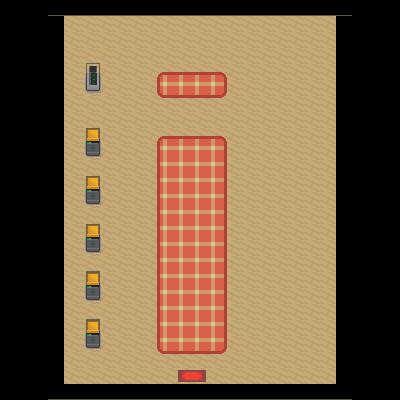

The image is a tile-based game level rendered from a .tmx file. Its description and complete source (layers, tilesets, objects, tile grids) follow:
An orthogonal 25x25 tile map with 16x16 px tiles, 3 tile layers (ground, walls, element) and 18 objects (10x collision, exit_house, spawn_house, graine1, graine2, ...).

<map version="1.10" tiledversion="1.11.2" orientation="orthogonal" renderorder="right-down" width="25" height="25" tilewidth="16" tileheight="16" infinite="0" nextlayerid="6" nextobjectid="19">
 <tileset firstgid="1" source="house.tsx" />
 <layer id="1" name="ground" width="25" height="25">
  <data encoding="csv">
0,0,0,300,300,300,300,300,300,300,300,300,300,300,300,300,300,300,300,300,300,300,0,0,0,
0,0,0,300,300,300,300,300,300,300,300,300,300,300,300,300,300,300,300,300,300,300,0,0,0,
0,0,0,300,300,300,300,300,300,300,300,300,300,300,300,300,300,300,300,300,300,300,0,0,0,
0,0,0,300,300,300,300,300,300,300,300,300,300,300,300,300,300,300,300,300,300,300,0,0,0,
0,0,0,300,300,300,300,300,300,300,300,300,300,300,300,300,300,300,300,300,300,300,0,0,0,
0,0,0,300,300,300,300,300,300,300,300,300,300,300,300,300,300,300,300,300,300,300,0,0,0,
0,0,0,300,300,300,300,300,300,300,300,300,300,300,300,300,300,300,300,300,300,300,0,0,0,
0,0,0,300,300,300,300,300,300,300,300,300,300,300,300,300,300,300,300,300,300,300,0,0,0,
0,0,0,300,300,300,300,300,300,300,300,300,300,300,300,300,300,300,300,300,300,300,0,0,0,
0,0,0,300,300,300,300,300,300,300,300,300,300,300,300,300,300,300,300,300,300,300,0,0,0,
0,0,0,300,300,300,300,300,300,300,300,300,300,300,300,300,300,300,300,300,300,300,0,0,0,
0,0,0,300,300,300,300,300,300,300,300,300,300,300,300,300,300,300,300,300,300,300,0,0,0,
0,0,0,300,300,300,300,300,300,300,300,300,300,300,300,300,300,300,300,300,300,300,0,0,0,
0,0,0,300,300,300,300,300,300,300,300,300,300,300,300,300,300,300,300,300,300,300,0,0,0,
0,0,0,300,300,300,300,300,300,300,300,300,300,300,300,300,300,300,300,300,300,300,0,0,0,
0,0,0,300,300,300,300,300,300,300,300,300,300,300,300,300,300,300,300,300,300,300,0,0,0,
0,0,0,300,300,300,300,300,300,300,300,300,300,300,300,300,300,300,300,300,300,300,0,0,0,
0,0,0,300,300,300,300,300,300,300,300,300,300,300,300,300,300,300,300,300,300,300,0,0,0,
0,0,0,300,300,300,300,300,300,300,300,300,300,300,300,300,300,300,300,300,300,300,0,0,0,
0,0,0,300,300,300,300,300,300,300,300,300,300,300,300,300,300,300,300,300,300,300,0,0,0,
0,0,0,300,300,300,300,300,300,300,300,300,300,300,300,300,300,300,300,300,300,300,0,0,0,
0,0,0,300,300,300,300,300,300,300,300,300,300,300,300,300,300,300,300,300,300,300,0,0,0,
0,0,0,300,300,300,300,300,300,300,300,300,300,300,300,300,300,300,300,300,300,300,0,0,0,
0,0,0,300,300,300,300,300,300,300,300,300,300,300,300,300,300,300,300,300,300,300,0,0,0,
0,0,0,300,300,300,300,300,300,300,300,300,300,300,300,300,300,300,300,300,300,300,0,0,0
</data>
 </layer>
 <layer id="2" name="walls" width="25" height="25">
  <data encoding="csv">
0,0,0,276,276,276,276,276,276,276,276,276,276,276,276,276,276,276,276,276,276,276,0,0,0,
0,0,0,274,0,0,0,0,0,0,0,0,0,0,0,0,0,0,0,0,0,274,0,0,0,
0,0,0,274,0,0,0,0,0,0,0,0,0,0,0,0,0,0,0,0,0,274,0,0,0,
0,0,0,274,0,0,0,0,0,0,0,0,0,0,0,0,0,0,0,0,0,274,0,0,0,
0,0,0,274,0,0,0,0,0,0,0,0,0,0,0,0,0,0,0,0,0,274,0,0,0,
0,0,0,274,0,0,0,0,0,0,0,0,0,0,0,0,0,0,0,0,0,274,0,0,0,
0,0,0,274,0,0,0,0,0,0,0,0,0,0,0,0,0,0,0,0,0,274,0,0,0,
0,0,0,274,0,0,0,0,0,0,0,0,0,0,0,0,0,0,0,0,0,274,0,0,0,
0,0,0,274,0,0,0,0,0,0,0,0,0,0,0,0,0,0,0,0,0,274,0,0,0,
0,0,0,274,0,0,0,0,0,0,0,0,0,0,0,0,0,0,0,0,0,274,0,0,0,
0,0,0,274,0,0,0,0,0,0,0,0,0,0,0,0,0,0,0,0,0,274,0,0,0,
0,0,0,274,0,0,0,0,0,0,0,0,0,0,0,0,0,0,0,0,0,274,0,0,0,
0,0,0,274,0,0,0,0,0,0,0,0,0,0,0,0,0,0,0,0,0,274,0,0,0,
0,0,0,274,0,0,0,0,0,0,0,0,0,0,0,0,0,0,0,0,0,274,0,0,0,
0,0,0,274,0,0,0,0,0,0,0,0,0,0,0,0,0,0,0,0,0,274,0,0,0,
0,0,0,274,0,0,0,0,0,0,0,0,0,0,0,0,0,0,0,0,0,274,0,0,0,
0,0,0,274,0,0,0,0,0,0,0,0,0,0,0,0,0,0,0,0,0,274,0,0,0,
0,0,0,274,0,0,0,0,0,0,0,0,0,0,0,0,0,0,0,0,0,274,0,0,0,
0,0,0,274,0,0,0,0,0,0,0,0,0,0,0,0,0,0,0,0,0,274,0,0,0,
0,0,0,274,0,0,0,0,0,0,0,0,0,0,0,0,0,0,0,0,0,274,0,0,0,
0,0,0,274,0,0,0,0,0,0,0,0,0,0,0,0,0,0,0,0,0,274,0,0,0,
0,0,0,274,0,0,0,0,0,0,0,0,0,0,0,0,0,0,0,0,0,274,0,0,0,
0,0,0,274,0,0,0,0,0,0,0,0,0,0,0,0,0,0,0,0,0,274,0,0,0,
0,0,0,274,0,0,0,0,0,0,0,0,0,0,0,0,0,0,0,0,0,274,0,0,0,
0,0,0,276,276,276,276,276,276,276,276,276,276,276,276,276,276,276,276,276,276,276,0,0,0
</data>
 </layer>
 <layer id="3" name="element" width="25" height="25">
  <data encoding="csv">
0,0,0,0,0,0,0,0,0,0,0,0,0,0,0,0,0,0,0,0,0,0,0,0,0,
0,0,0,0,0,0,0,0,0,0,0,0,0,0,0,0,0,0,0,0,0,0,0,0,0,
0,0,0,0,0,0,0,0,0,0,0,0,0,0,0,0,0,0,0,0,0,0,0,0,0,
0,0,0,0,0,288,289,0,0,0,0,0,0,0,0,0,0,0,0,0,0,0,0,0,0,
0,0,0,0,0,319,320,0,0,653,654,564,567,568,569,0,0,0,0,0,0,0,0,0,0,
0,0,0,0,0,350,351,0,0,715,716,717,691,692,693,0,0,0,0,0,0,0,0,0,0,
0,0,0,0,0,0,746,0,0,0,747,748,722,723,724,0,0,0,0,0,0,0,0,0,0,
0,0,0,0,0,0,0,0,0,0,0,0,0,0,0,0,0,0,0,0,0,0,0,0,0,
0,0,0,0,0,317,318,0,0,653,654,563,567,568,569,0,0,0,0,0,0,0,0,0,0,
0,0,0,0,0,348,349,0,0,684,685,686,629,630,631,0,0,0,0,0,0,0,0,0,0,
0,0,0,0,0,0,0,0,0,684,685,686,660,661,662,0,0,0,0,0,0,0,0,0,0,
0,0,0,0,0,317,318,0,0,684,685,686,598,599,600,0,0,0,0,0,0,0,0,0,0,
0,0,0,0,0,348,349,0,0,684,685,686,629,630,631,537,0,0,0,0,0,0,0,0,0,
0,0,0,0,0,0,0,0,0,684,685,686,660,661,662,0,0,0,0,0,0,0,0,0,0,
0,0,0,0,0,317,318,0,0,684,685,686,598,599,600,0,0,0,0,0,0,0,0,0,0,
0,0,0,0,0,348,349,0,0,684,685,686,629,630,631,0,0,0,0,0,0,0,0,0,0,
0,0,0,0,0,288,289,0,0,684,685,686,660,661,662,0,0,0,0,0,0,0,0,0,0,
0,0,0,0,0,317,318,0,0,684,685,686,598,599,600,0,0,0,0,0,0,0,0,0,0,
0,0,0,0,0,348,349,0,0,684,685,686,629,630,631,0,0,0,0,0,0,0,0,0,0,
0,0,0,0,0,288,289,0,0,684,685,686,660,661,662,0,755,0,0,0,0,0,0,0,0,
0,0,0,0,0,317,318,0,0,684,685,686,660,661,662,0,0,0,0,0,0,0,0,0,0,
0,0,0,0,0,348,349,0,0,715,716,717,691,692,693,0,0,0,0,0,0,0,0,0,0,
0,0,0,0,0,0,0,0,0,746,747,748,722,723,724,0,0,0,0,0,0,0,0,0,0,
0,0,0,0,0,0,0,0,0,0,0,495,496,0,0,0,0,0,0,0,0,0,0,0,0,
0,0,0,0,0,0,0,0,0,0,0,0,0,0,0,0,0,0,0,0,0,0,0,0,0
</data>
 </layer>
 <objectgroup id="4" name="Object">
  <object id="1" name="exit_house" x="179.647" y="370.412" width="27.4545" height="12" />
  <object id="2" name="spawn_house" x="191.845" y="359.081">
   <point />
  </object>
  <object id="3" type="collision" x="86.3275" y="144.476" width="13.7632" height="12.234" />
  <object id="4" type="collision" x="86.0727" y="192.902" width="13.7632" height="12.234" />
  <object id="5" type="collision" x="86.5824" y="240.819" width="13.7632" height="12.234" />
  <object id="6" type="collision" x="86.5824" y="287.716" width="13.7632" height="12.234" />
  <object id="7" type="collision" x="86.0727" y="336.142" width="13.7632" height="12.234" />
  <object id="8" name="graine1" x="79.9745" y="330.36" width="26.2632" height="23.484" />
  <object id="9" name="graine2" x="80.2245" y="282.735" width="26.2632" height="23.484" />
  <object id="10" name="graine3" x="80.4745" y="234.235" width="26.2632" height="23.484" />
  <object id="11" name="graine4" x="79.4745" y="187.235" width="26.2632" height="23.484" />
  <object id="12" name="graine5" x="79.7245" y="138.485" width="26.2632" height="23.484" />
  <object id="13" type="collision" x="48.6061" y="0.727273" width="16" height="400" />
  <object id="14" type="collision" x="336.606" y="0.227273" width="15.3333" height="399.333" />
  <object id="15" type="collision" x="64.6061" y="0.727273" width="271.5" height="15.3333" />
  <object id="16" type="collision" x="65.2727" y="384.727" width="271.667" height="15.3333" />
  <object id="17" type="collision" x="86.4811" y="78.9773" width="14.125" height="12.75" />
  <object id="18" name="trash" x="79.6345" y="71.7386" width="27.2159" height="26.2727" />
 </objectgroup>
</map>
